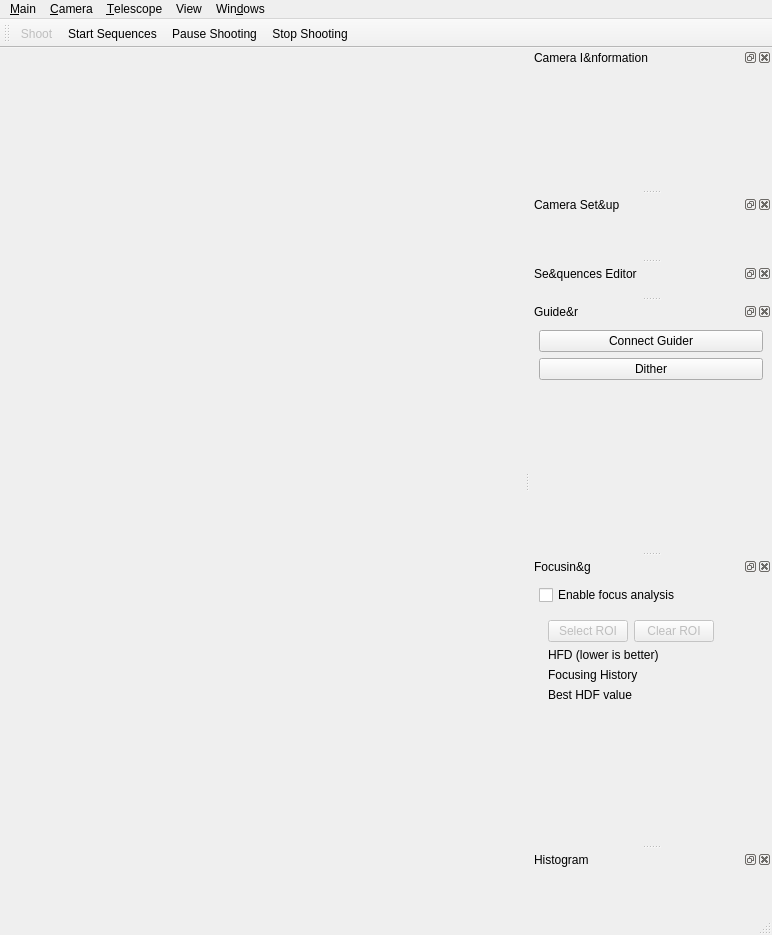
<?xml version="1.0" encoding="UTF-8"?>
<ui version="4.0">
 <class>DSLR_Shooter_Window</class>
 <widget class="QMainWindow" name="DSLR_Shooter_Window">
  <property name="geometry">
   <rect>
    <x>0</x>
    <y>0</y>
    <width>772</width>
    <height>935</height>
   </rect>
  </property>
  <property name="windowTitle">
   <string>DSLR Shooter</string>
  </property>
  <widget class="QWidget" name="centralwidget">
   <layout class="QGridLayout" name="gridLayout">
    <property name="topMargin">
     <number>0</number>
    </property>
    <property name="bottomMargin">
     <number>0</number>
    </property>
    <item row="0" column="0" colspan="2">
     <widget class="QWidget" name="imageContainer" native="true"/>
    </item>
   </layout>
  </widget>
  <widget class="QStatusBar" name="statusbar"/>
  <widget class="QMenuBar" name="menuBar">
   <property name="geometry">
    <rect>
     <x>0</x>
     <y>0</y>
     <width>772</width>
     <height>27</height>
    </rect>
   </property>
   <widget class="QMenu" name="menuCamera">
    <property name="title">
     <string>&amp;Camera</string>
    </property>
    <addaction name="actionScan"/>
    <addaction name="actionSet_Camera"/>
   </widget>
   <widget class="QMenu" name="menuFile">
    <property name="title">
     <string>&amp;Main</string>
    </property>
    <addaction name="action_Quit"/>
    <addaction name="actionAbout"/>
    <addaction name="actionAbout_Qt"/>
   </widget>
   <widget class="QMenu" name="menuTelescope">
    <property name="title">
     <string>&amp;Telescope</string>
    </property>
    <addaction name="actionConnectTelescope"/>
    <addaction name="action_Devices_Control_Panel"/>
    <addaction name="actionRemote_Control"/>
   </widget>
   <widget class="QMenu" name="menuWindows">
    <property name="title">
     <string>Win&amp;dows</string>
    </property>
    <addaction name="actionCamera_Information"/>
    <addaction name="actionCamera_Setup"/>
    <addaction name="actionSequences_Editor"/>
    <addaction name="actionGuider"/>
    <addaction name="actionFocusing"/>
    <addaction name="actionLogs_Messages"/>
    <addaction name="actionHistogram"/>
    <addaction name="actionHide_All"/>
    <addaction name="actionShow_All"/>
   </widget>
   <widget class="QMenu" name="menuView">
    <property name="title">
     <string>View</string>
    </property>
    <addaction name="actionDebayer"/>
   </widget>
   <addaction name="menuFile"/>
   <addaction name="menuCamera"/>
   <addaction name="menuTelescope"/>
   <addaction name="menuView"/>
   <addaction name="menuWindows"/>
  </widget>
  <widget class="QDockWidget" name="camera_information_dock">
   <property name="windowTitle">
    <string>Camera I&amp;nformation</string>
   </property>
   <attribute name="dockWidgetArea">
    <number>2</number>
   </attribute>
   <widget class="QWidget" name="dockWidgetContents">
    <layout class="QGridLayout" name="gridLayout_7">
     <item row="0" column="0">
      <widget class="QLabel" name="camera_infos">
       <property name="text">
        <string/>
       </property>
      </widget>
     </item>
     <item row="1" column="0">
      <spacer name="verticalSpacer_2">
       <property name="orientation">
        <enum>Qt::Vertical</enum>
       </property>
       <property name="sizeHint" stdset="0">
        <size>
         <width>20</width>
         <height>32</height>
        </size>
       </property>
      </spacer>
     </item>
    </layout>
   </widget>
  </widget>
  <widget class="QDockWidget" name="camera_setup_dock">
   <property name="windowTitle">
    <string>Camera Set&amp;up</string>
   </property>
   <attribute name="dockWidgetArea">
    <number>2</number>
   </attribute>
   <widget class="QWidget" name="dockWidgetContents_2">
    <layout class="QGridLayout" name="gridLayout_8"/>
   </widget>
  </widget>
  <widget class="QDockWidget" name="sequencesDock">
   <property name="windowTitle">
    <string>Se&amp;quences Editor</string>
   </property>
   <attribute name="dockWidgetArea">
    <number>2</number>
   </attribute>
   <widget class="QWidget" name="dockWidgetContents_5"/>
  </widget>
  <widget class="QDockWidget" name="guider_dock">
   <property name="windowTitle">
    <string>Guide&amp;r</string>
   </property>
   <attribute name="dockWidgetArea">
    <number>2</number>
   </attribute>
   <widget class="QWidget" name="dockWidgetContents_3">
    <layout class="QGridLayout" name="gridLayout_9">
     <item row="0" column="0">
      <widget class="QPushButton" name="connectLinGuider">
       <property name="text">
        <string>Connect Guider</string>
       </property>
      </widget>
     </item>
     <item row="1" column="0">
      <widget class="QPushButton" name="dither">
       <property name="text">
        <string>Dither</string>
       </property>
      </widget>
     </item>
     <item row="2" column="0">
      <spacer name="verticalSpacer">
       <property name="orientation">
        <enum>Qt::Vertical</enum>
       </property>
       <property name="sizeHint" stdset="0">
        <size>
         <width>20</width>
         <height>40</height>
        </size>
       </property>
      </spacer>
     </item>
     <item row="3" column="0">
      <widget class="QLabel" name="guiderStatus">
       <property name="text">
        <string/>
       </property>
      </widget>
     </item>
    </layout>
   </widget>
  </widget>
  <widget class="QDockWidget" name="focus_dock">
   <property name="windowTitle">
    <string>Focusin&amp;g</string>
   </property>
   <attribute name="dockWidgetArea">
    <number>2</number>
   </attribute>
   <widget class="QWidget" name="dockWidgetContents_4">
    <layout class="QVBoxLayout" name="verticalLayout">
     <item>
      <widget class="QCheckBox" name="enable_focus_analysis">
       <property name="text">
        <string>Enable focus analysis</string>
       </property>
      </widget>
     </item>
     <item>
      <widget class="QWidget" name="focus_analysis_widgets" native="true">
       <layout class="QGridLayout" name="gridLayout_2">
        <item row="5" column="1">
         <widget class="QLabel" name="focus_analysis_best_hdf">
          <property name="font">
           <font>
            <pointsize>9</pointsize>
            <weight>75</weight>
            <bold>true</bold>
           </font>
          </property>
          <property name="text">
           <string/>
          </property>
         </widget>
        </item>
        <item row="2" column="1">
         <widget class="QLabel" name="focus_analysis_value">
          <property name="font">
           <font>
            <pointsize>9</pointsize>
            <weight>75</weight>
            <bold>true</bold>
           </font>
          </property>
          <property name="text">
           <string/>
          </property>
         </widget>
        </item>
        <item row="5" column="0">
         <widget class="QLabel" name="focus_analysis_best_hdf_label">
          <property name="text">
           <string>Best HDF value</string>
          </property>
         </widget>
        </item>
        <item row="2" column="0">
         <widget class="QLabel" name="focus_analysis_type">
          <property name="text">
           <string>HFD (lower is better)</string>
          </property>
         </widget>
        </item>
        <item row="3" column="0" colspan="2">
         <widget class="QLabel" name="label_8">
          <property name="text">
           <string>Focusing History</string>
          </property>
         </widget>
        </item>
        <item row="0" column="0" colspan="2">
         <layout class="QHBoxLayout" name="horizontalLayout">
          <item>
           <widget class="QPushButton" name="focusing_select_roi">
            <property name="enabled">
             <bool>false</bool>
            </property>
            <property name="text">
             <string>Select ROI</string>
            </property>
           </widget>
          </item>
          <item>
           <widget class="QPushButton" name="focusing_clear_roi">
            <property name="enabled">
             <bool>false</bool>
            </property>
            <property name="text">
             <string>Clear ROI</string>
            </property>
           </widget>
          </item>
          <item>
           <spacer name="horizontalSpacer">
            <property name="orientation">
             <enum>Qt::Horizontal</enum>
            </property>
            <property name="sizeHint" stdset="0">
             <size>
              <width>40</width>
              <height>20</height>
             </size>
            </property>
           </spacer>
          </item>
         </layout>
        </item>
        <item row="6" column="0" colspan="2">
         <widget class="QCustomPlot" name="focusing_graph" native="true">
          <property name="sizePolicy">
           <sizepolicy hsizetype="Preferred" vsizetype="Expanding">
            <horstretch>0</horstretch>
            <verstretch>0</verstretch>
           </sizepolicy>
          </property>
          <property name="maximumSize">
           <size>
            <width>16777215</width>
            <height>16777215</height>
           </size>
          </property>
         </widget>
        </item>
       </layout>
      </widget>
     </item>
    </layout>
   </widget>
  </widget>
  <widget class="QToolBar" name="shoot_toolbar">
   <property name="windowTitle">
    <string>Shooting</string>
   </property>
   <attribute name="toolBarArea">
    <enum>TopToolBarArea</enum>
   </attribute>
   <attribute name="toolBarBreak">
    <bool>false</bool>
   </attribute>
   <addaction name="actionShoot"/>
   <addaction name="actionStart_Sequences"/>
   <addaction name="actionPause_Shooting"/>
   <addaction name="actionStop_Shooting"/>
  </widget>
  <widget class="QDockWidget" name="histogram">
   <property name="windowTitle">
    <string>Histogram</string>
   </property>
   <attribute name="dockWidgetArea">
    <number>2</number>
   </attribute>
   <widget class="QWidget" name="dockWidgetContents_6">
    <layout class="QGridLayout" name="gridLayout_3">
     <item row="0" column="0">
      <widget class="QCustomPlot" name="histogram_plot" native="true"/>
     </item>
    </layout>
   </widget>
  </widget>
  <action name="actionConnect_LinGuider">
   <property name="text">
    <string>Connect LinGuider</string>
   </property>
  </action>
  <action name="actionDisconnect_LinGuider">
   <property name="text">
    <string>Disconnect LinGuider</string>
   </property>
  </action>
  <action name="actionDither">
   <property name="text">
    <string>Dither</string>
   </property>
  </action>
  <action name="actionScan">
   <property name="text">
    <string>&amp;Scan</string>
   </property>
  </action>
  <action name="actionSet_Camera">
   <property name="text">
    <string>Set &amp;Camera</string>
   </property>
  </action>
  <action name="actionSet_Preview_Interval">
   <property name="text">
    <string>Set &amp;Preview Interval...</string>
   </property>
  </action>
  <action name="actionClean_Log_Messages">
   <property name="text">
    <string>&amp;Clean Log Messages</string>
   </property>
  </action>
  <action name="actionOpen_Last_Images_Folde">
   <property name="text">
    <string>&amp;Open Last Images Folder</string>
   </property>
  </action>
  <action name="action_Quit">
   <property name="text">
    <string>&amp;Quit</string>
   </property>
   <property name="shortcut">
    <string>Ctrl+Q</string>
   </property>
  </action>
  <action name="actionConnectTelescope">
   <property name="text">
    <string>&amp;Connect Server...</string>
   </property>
  </action>
  <action name="action_Devices_Control_Panel">
   <property name="text">
    <string>&amp;Devices</string>
   </property>
  </action>
  <action name="actionRemote_Control">
   <property name="text">
    <string>&amp;Telescope Control</string>
   </property>
  </action>
  <action name="action_LogMessages">
   <property name="text">
    <string>&amp;Log Messages</string>
   </property>
  </action>
  <action name="actionCamera_Information">
   <property name="checkable">
    <bool>true</bool>
   </property>
   <property name="text">
    <string>&amp;Camera Information</string>
   </property>
  </action>
  <action name="actionCamera_Setup">
   <property name="checkable">
    <bool>true</bool>
   </property>
   <property name="text">
    <string>Camera &amp;Setup</string>
   </property>
  </action>
  <action name="actionGuider">
   <property name="checkable">
    <bool>true</bool>
   </property>
   <property name="text">
    <string>&amp;Guider</string>
   </property>
  </action>
  <action name="actionFocusing">
   <property name="checkable">
    <bool>true</bool>
   </property>
   <property name="text">
    <string>&amp;Focusing</string>
   </property>
  </action>
  <action name="actionLogs_Messages">
   <property name="checkable">
    <bool>true</bool>
   </property>
   <property name="text">
    <string>&amp;Logs Messages</string>
   </property>
  </action>
  <action name="actionHide_All">
   <property name="text">
    <string>&amp;Hide All</string>
   </property>
   <property name="shortcut">
    <string>Ctrl+H</string>
   </property>
  </action>
  <action name="actionShow_All">
   <property name="text">
    <string>Sh&amp;ow All</string>
   </property>
   <property name="shortcut">
    <string>Ctrl+Shift+H</string>
   </property>
  </action>
  <action name="actionShoot">
   <property name="enabled">
    <bool>false</bool>
   </property>
   <property name="icon">
    <iconset theme="camera-photo">
     <normaloff>.</normaloff>.</iconset>
   </property>
   <property name="text">
    <string>Shoot</string>
   </property>
  </action>
  <action name="actionStop_Shooting">
   <property name="enabled">
    <bool>true</bool>
   </property>
   <property name="icon">
    <iconset theme="media-playback-stop">
     <normaloff>.</normaloff>.</iconset>
   </property>
   <property name="text">
    <string>Stop Shooting</string>
   </property>
  </action>
  <action name="actionSequences_Editor">
   <property name="checkable">
    <bool>true</bool>
   </property>
   <property name="text">
    <string>Sequences &amp;Editor</string>
   </property>
  </action>
  <action name="actionAbout">
   <property name="text">
    <string>&amp;About Galaxy Hunter</string>
   </property>
  </action>
  <action name="actionAbout_Qt">
   <property name="text">
    <string>A&amp;bout Qt</string>
   </property>
  </action>
  <action name="actionPause_Shooting">
   <property name="icon">
    <iconset theme="media-playback-pause">
     <normaloff>.</normaloff>.</iconset>
   </property>
   <property name="text">
    <string>Pause Shooting</string>
   </property>
  </action>
  <action name="actionStart_Sequences">
   <property name="icon">
    <iconset theme="media-playback-start">
     <normaloff>.</normaloff>.</iconset>
   </property>
   <property name="text">
    <string>Start Sequences</string>
   </property>
  </action>
  <action name="actionHistogram">
   <property name="checkable">
    <bool>true</bool>
   </property>
   <property name="text">
    <string>H&amp;istogram</string>
   </property>
  </action>
  <action name="actionDebayer">
   <property name="checkable">
    <bool>true</bool>
   </property>
   <property name="text">
    <string>Debayer</string>
   </property>
  </action>
 </widget>
 <customwidgets>
  <customwidget>
   <class>QCustomPlot</class>
   <extends>QWidget</extends>
   <header>qcustomplot.h</header>
  </customwidget>
 </customwidgets>
 <resources/>
 <connections/>
</ui>
